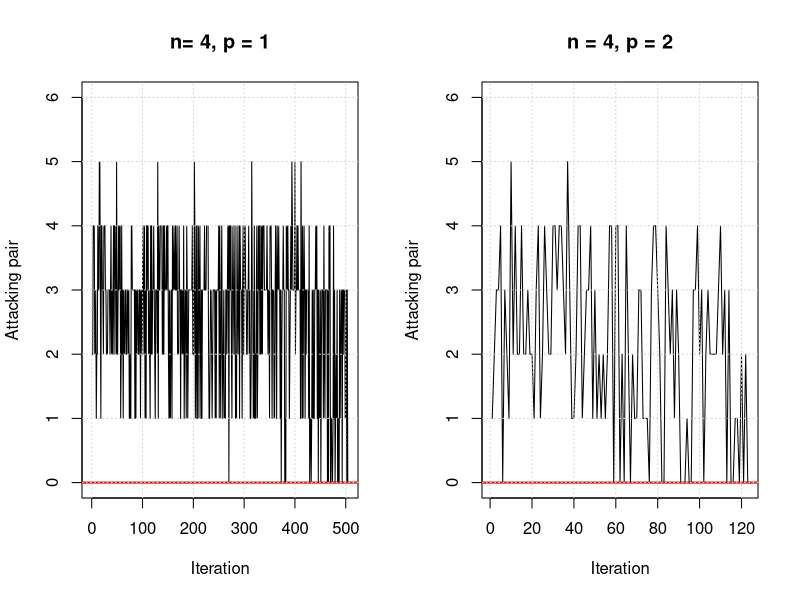
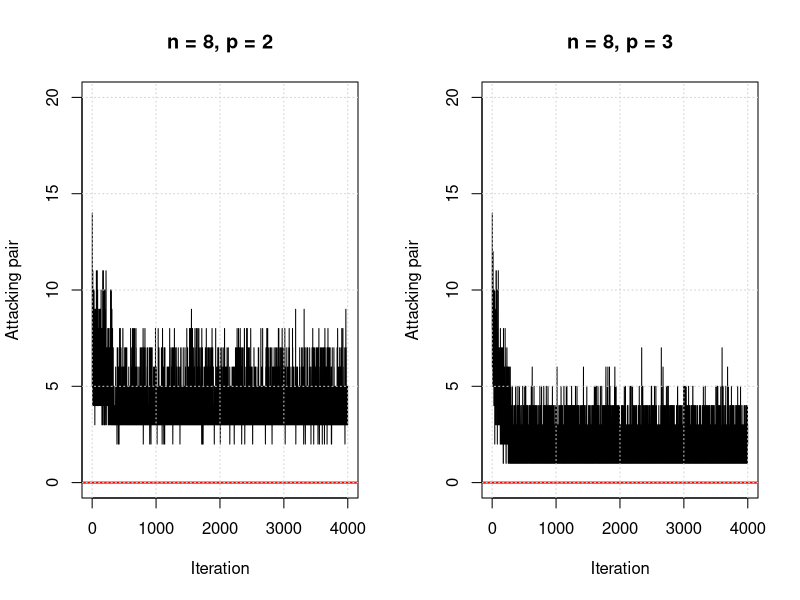
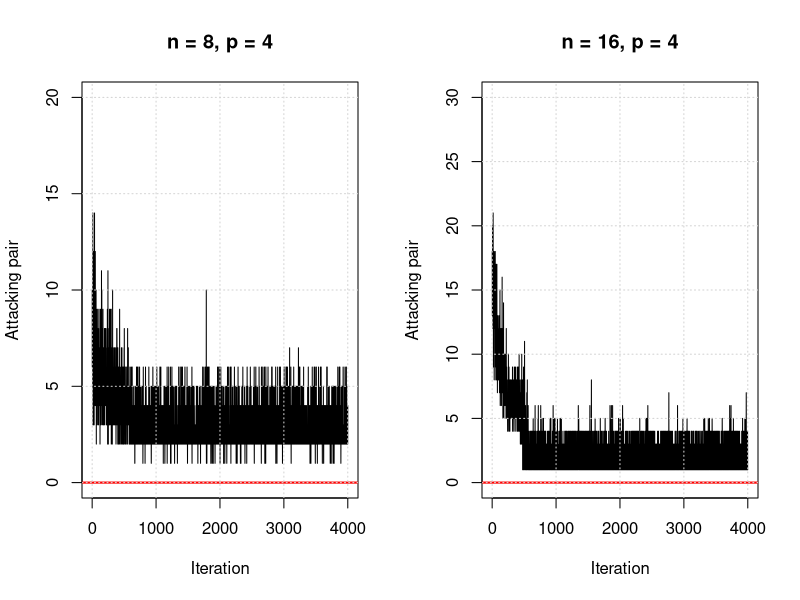
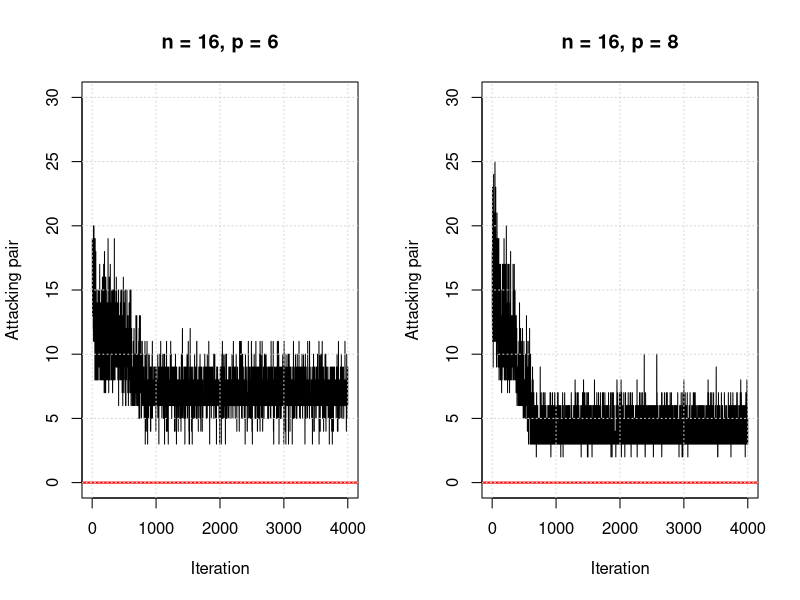
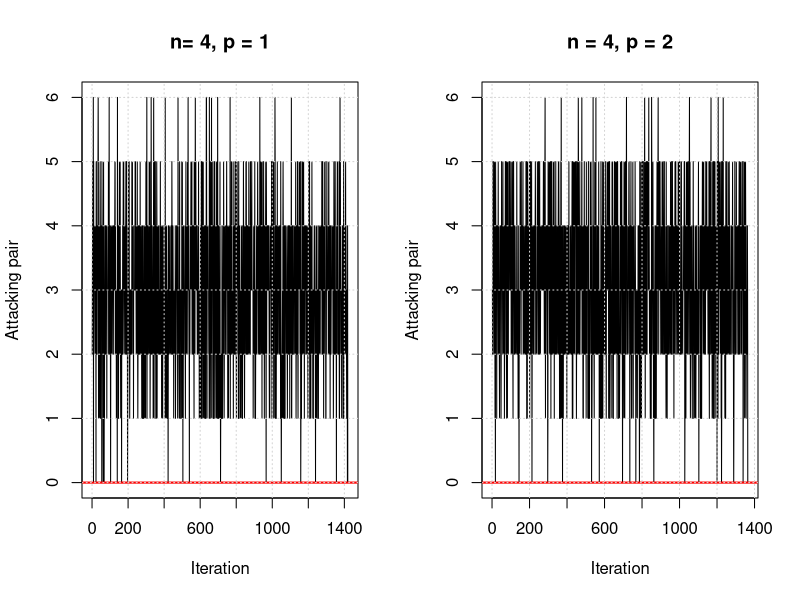
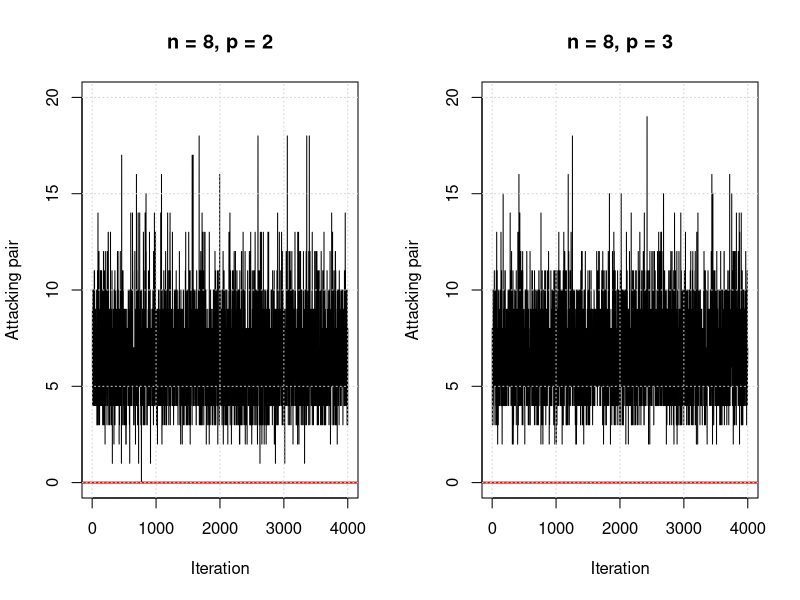
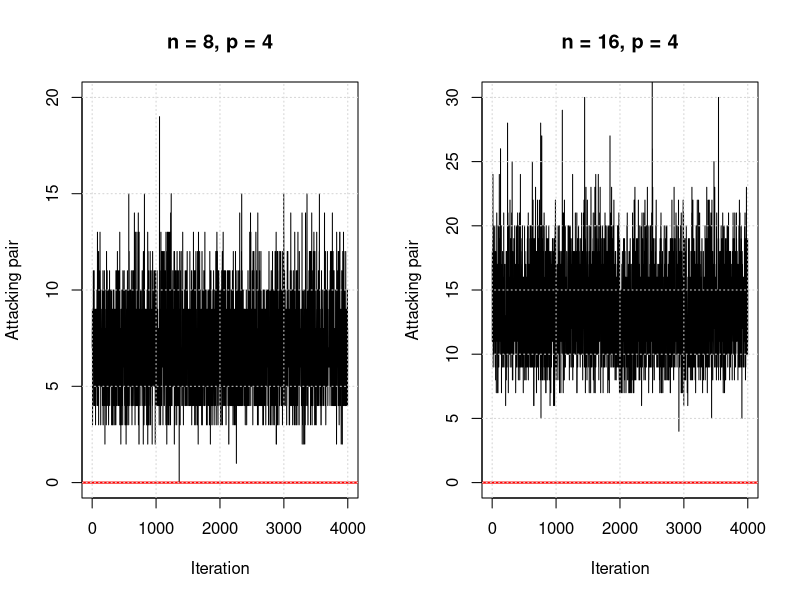
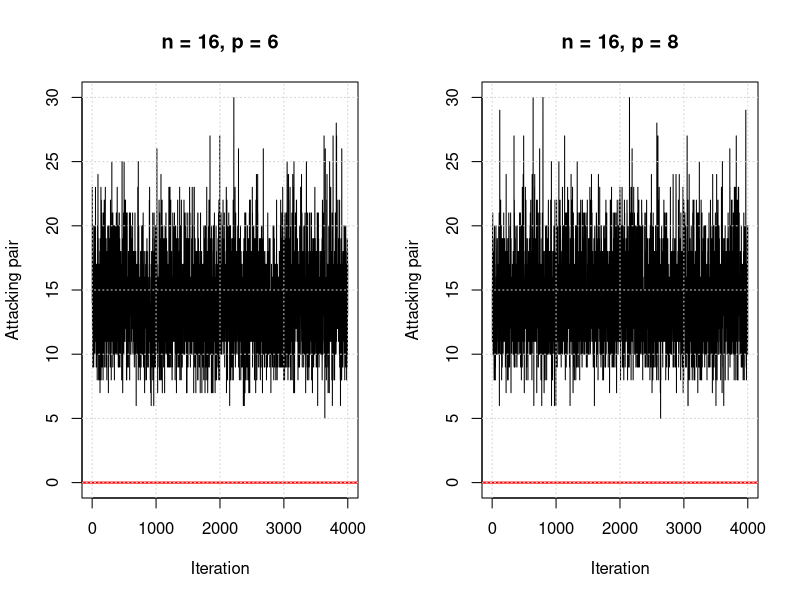

R code for these plots, in order: (Note: a time limit stopped this script after it produced the figures.)
## ---- chunk 1
knitr::opts_chunk$set(echo = TRUE)
## ---- chunk 2
# --------------------------- QUESTION 1 ---------------------------------------
# encoding a -------------------------------------------------------------------
# store as pairs in a list
set.seed(12345)
encoding_a <- function(n){
  index_list <- list()
  r <- sample(1:n, n, replace = TRUE)
  c <- c(1:n)
  for (i in 1:n){
    vect <- c(r[i],c[i])
    index_list <- append(index_list, list(vect))
  }
  return(index_list)
}

# layout of the chessboard
generate_board_a <- function(encoded_list_a){
  n <- length(encoded_list_a)
  first_elements <- lapply(encoded_list_a, function(x) x[1])
  second_elements <- lapply(encoded_list_a, function(x) x[2])
  matrix_a <- matrix(0, nrow = n, ncol = n)
  for (i in 1:n){
    matrix_a[first_elements[[i]], second_elements[[i]]] <- 1
  }
  return(matrix_a)
}
## ---- chunk 3
set.seed(12345)
crossover_a <- function(parent1, parent2, p){
  n <- length(parent1)
  child1 <- c(parent1[1:p], parent2[(p+1):n])
  child2 <- c(parent2[1:p], parent1[(p+1):n])
  if (runif(1) <= 0.5){
    return(child1)
  } else{
    return(child2)
  }
} 
## ---- chunk 4
set.seed(12345)
mutate_a <- function(encoding){
  n <- length(encoding)
  select_idx <- sample(1:n, size = 1)
  available_positions <- setdiff(1:n, encoding[[select_idx]][1])
  encoding[[select_idx]][1] <- sample(available_positions, size = 1)
  return(encoding)
}
## ---- chunk 5
# Fitness functions
diagonal_check <- function(queen1, queen2) {
  abs(queen1[1] - queen2[1]) == abs(queen1[2] - queen2[2])
}

row_check <- function(queen1, queen2) {
  queen1[1] == queen2[1]
}
# --------------fitness function 1 ----------------------------------------------
binary_fitness_a <- function(encoding){
  n <- length(encoding) 
  score <- 1
  for (i in 1:(n-1)){ 
    for (j in (i+1):n){
      if (diagonal_check(encoding[[i]], encoding[[j]])){
        score <- 0
        break
      }
      if(row_check(encoding[[i]], encoding[[j]])){
        score <- 0
        break
      }
    }
  }
  return(list(score = score))
}
# --------------fitness function 2 ----------------------------------------------
attacked_queen_a <- function(encoding){
  attacked <- 0
  n <- length(encoding)
  attacking_pair <- 0
  for (i in 1:(n-1)){ 
    for (j in (i+1):n){
      if ( diagonal_check(encoding[[i]], encoding[[j]]) || 
           row_check(encoding[[i]], encoding[[j]]) ){
        attacked <- attacked + 1
        break
      }  
    }
  }
  score <- 1-(attacked/n)
  return(list(attacked_queen = attacked, score = score))
}
# --------------fitness function 3 ----------------------------------------------
attacking_pair_fitness_a <- function(encoding){
  n <- length(encoding)
  attacking_pair <- 0
  for (i in 1:(n-1)){ 
    for (j in (i+1):n){
      if (diagonal_check(encoding[[i]], encoding[[j]])){
        attacking_pair <- attacking_pair + 1
      }
      if(row_check(encoding[[i]], encoding[[j]])){
        attacking_pair <- attacking_pair + 1
      }
    }
  }
  score <- 1-(attacking_pair / ((n*(n-1))/2))
  result_list <- list(attacking_pair = attacking_pair, score = score)
  return(result_list)
}
## ---- chunk 6
set.seed(12345)
genetic_algorithm_a <- function(fitness_assignment, n, mut_prob, p,
                                population_size = 20, max_iter = 4000){
  if (fitness_assignment == 1){
    population <- list()
    fitness_score_vector <- numeric()
    for (i in 1:population_size){
      encoding <- encoding_a(n)
      population <- append(population, list(encoding))
      fitness_score_vector[i] <- binary_fitness_a(encoding)$score 
    }
    init_score <- sum(fitness_score_vector)/length(population)
    
    attacking_pair_vector <- numeric()
    for (iter in 1:max_iter){
      parents <- sample(1:population_size, size = 2, replace = FALSE)
      p1 <- population[[parents[1]]]
      p2 <- population[[parents[2]]]
      child <- crossover_a(p1, p2, p = p)
      victim_idx <- order(fitness_score_vector)[1]
      if (runif(1) <= mut_prob){
        child <- mutate_a(child)
      }
      population[[victim_idx]] <- child 
      fitness_score_vector[victim_idx] <- binary_fitness_a(child)$score
      attacking_pair_vector[iter] <- attacking_pair_fitness_a(child)$attacking_pair
      if (sum(fitness_score_vector) == length(population)){
        break
      }
    }
    new_score <- sum(fitness_score_vector)/length(population)
    result <- list(init_score = init_score, 
                  new_score = new_score,
                  fitness_score_vector = fitness_score_vector,
                  attacking_pair_vector = attacking_pair_vector,
                  new_population = population)
    return(result)
  }
  # ---------------------------------------------------------------------------
  if (fitness_assignment == 2){
    population <- list()
    fitness_score_vector <- numeric()
    for (i in 1:population_size){
      encoding <- encoding_a(n)
      population <- append(population, list(encoding))
      fitness_score_vector[i] <- attacked_queen_a(encoding)$score 
    }
    init_score <- sum(fitness_score_vector)/length(population)
    
    attacking_pair_vector <- numeric()
    for (iter in 1:max_iter){
      parents <- sample(1:population_size, size = 2, replace = FALSE)
      p1 <- population[[parents[1]]]
      p2 <- population[[parents[2]]]
      child <- crossover_a(p1, p2, p = p)
      victim_idx <- order(fitness_score_vector)[1]
      if (runif(1) <= mut_prob){
        child <- mutate_a(child)
      }
      population[[victim_idx]] <- child 
      fitness_score_vector[victim_idx] <- attacked_queen_a(child)$score 
      attacking_pair_vector[iter] <- attacking_pair_fitness_a(child)$attacking_pair
      if (sum(fitness_score_vector) == length(population)){
        break
      }
    }
    new_score <- sum(fitness_score_vector)/length(population)
    result <- list(init_score = init_score, 
                  new_score = new_score,
                  fitness_score_vector = fitness_score_vector,
                  attacking_pair_vector = attacking_pair_vector,
                  new_population = population)
    return(result)
  }
  # ----------------------------------------------------------------------
  if (fitness_assignment == 3){
    population <- list()
    fitness_score_vector <- numeric()
    for (i in 1:population_size){
      encoding <- encoding_a(n)
      population <- append(population, list(encoding))
      fitness_score_vector[i] <- attacking_pair_fitness_a(encoding)$score 
    }
    init_score <- sum(fitness_score_vector)/length(population)
    
    attacking_pair_vector <- numeric()
    for (iter in 1:max_iter){
      parents <- sample(1:population_size, size = 2, replace = FALSE)
      p1 <- population[[parents[1]]]
      p2 <- population[[parents[2]]]
      child <- crossover_a(p1, p2, p = p)
      victim_idx <- order(fitness_score_vector)[1]
      if (runif(1) <= mut_prob){
        child <- mutate_a(child)
      }
      population[[victim_idx]] <- child 
      fitness_score_vector[victim_idx] <- attacking_pair_fitness_a(child)$score 
      attacking_pair_vector[iter] <- attacking_pair_fitness_a(child)$attacking_pair
      if (sum(fitness_score_vector) == length(population)){
        break
      }
    }
    new_score <- sum(fitness_score_vector)/length(population)
    result <- list(init_score = init_score, 
                  new_score = new_score,
                  fitness_score_vector = fitness_score_vector,
                  attacking_pair_vector = attacking_pair_vector,
                  new_population = population)
    return(result)
  }
}
## ---- chunk 7
# encoding b -------------------------------------------------------------------
# binary representation
number2binary <- function(number, noBits) {
  binary_vector <- rev(as.numeric(intToBits(number)))
  binary_vector <- binary_vector[-(1:(length(binary_vector) - noBits))]
  return(binary_vector)
}

binary2number <- function(binary_vector) {
  binary_string <- paste(binary_vector, collapse = "")
  decimal_number <- as.integer(strtoi(binary_string, base = 2))
  return(decimal_number)
}

set.seed(12345)
encoding_b <- function(n){
  individual <- matrix(0, nrow = ceiling(log2(n)), ncol = n) 
  queen_pos <- sample(1:n, replace = FALSE)
  for (col in 1:n){
    binary_pos <- number2binary(queen_pos[col], log2(n))
    individual[,col] <- binary_pos
  }
  return(individual)
}

# layout of the chessboard
generate_board_b <- function(encoded_matrix_b){
  n <- ncol(encoded_matrix_b)
  matrix_b <- matrix(0, nrow = n, ncol = n)
  for (i in 1:n){
    ifelse(binary2number(encoded_matrix_b[,i]) == 0, 
         row_idx <- n, 
         row_idx <- binary2number(encoded_matrix_b[,i]))
    matrix_b[row_idx, i] <- 1
  }
  return(matrix_b)
}
## ---- chunk 8
set.seed(12345)
crossover_b <- function(parent1, parent2, p){
  n <- ncol(parent1)
  parent1 <- encoding_b(n)
  parent2 <- encoding_b(n)
  
  child1 <- cbind(parent1[, 1:p], parent2[, (p+1):n])
  child2 <- cbind(parent2[, 1:p], parent1[, (p+1):n])
  
  if (runif(1) <= 0.5){
    return(child1)
  } else{
    return(child2)
  }
}
## ---- chunk 9
set.seed(12345)
mutate_b <- function(encoding){
  n <- ncol(encoding)
  select_col <- sample(1:n, size = 1)
  available_row_pos <- setdiff(1:n, binary2number(encoding[,select_col]))
  new_row_pos <- sample(available_row_pos, size = 1)
  encoding[, select_col] <- number2binary(new_row_pos, log2(n))
  return(encoding)
}
## ---- chunk 10
diagonal_check <- function(queen1, queen2) {
  abs(queen1[1] - queen2[1]) == abs(queen1[2] - queen2[2])
}

row_check <- function(queen1, queen2) {
  queen1[1] == queen2[1]
}
# --------------fitness function 1 ----------------------------------------------
binary_fitness_b <- function(encoding){
  n <- ncol(encoding) 
  score <- 1
  for (i in 1:(n-1)){ 
    for (j in (i+1):n){
      if (diagonal_check(c(binary2number(encoding[,i]), i),
                         c(binary2number(encoding[,j]), j))){
        score <- 0
        break
      }
      if(row_check(c(binary2number(encoding[,i]), i),
                   c(binary2number(encoding[,j]), j))){
        score <- 0
        break
      }
    }
  }
  return(list(score = score))
}
# --------------fitness function 2 ----------------------------------------------
attacked_queen_b <- function(encoding){
  attacked <- 0
  n <- ncol(encoding)
  attacking_pair <- 0
  for (i in 1:(n-1)){ 
    for (j in (i+1):n){
      if ( diagonal_check(c(binary2number(encoding[,i]), i),
                          c(binary2number(encoding[,j]), j)) || row_check(c(binary2number(encoding[,i]), i),c(binary2number(encoding[,j]), j)) ){
        attacked <- attacked + 1
        break
      }  
    }
  }
  score <- 1-(attacked/n)
  return(list(attacked_queen = attacked, score = score))
}
# --------------fitness function 3 ----------------------------------------------
attacking_pair_fitness_b <- function(encoding){
  n <- ncol(encoding)
  attacking_pair <- 0
  for (i in 1:(n-1)){ 
    for (j in (i+1):n){
      if (diagonal_check(c(binary2number(encoding[,i]), i),
                         c(binary2number(encoding[,j]), j))){
        attacking_pair <- attacking_pair + 1
      }
      if(row_check(c(binary2number(encoding[,i]), i),
                   c(binary2number(encoding[,j]), j))){
        attacking_pair <- attacking_pair + 1
      }
    }
  }
  score <- 1-(attacking_pair / ((n*(n-1))/2))
  result_list <- list(attacking_pair = attacking_pair, score = score)
  return(result_list)
}
## ---- chunk 11
set.seed(12345)
genetic_algorithm_b <- function(fitness_assignment, n, mut_prob, p,
                                population_size = 20, max_iter = 4000){
  if (fitness_assignment == 1){
    population <- list()
    fitness_score_vector <- numeric()
    for (i in 1:population_size){
      encoding <- encoding_b(n)
      population <- append(population, list(encoding))
      fitness_score_vector[i] <- binary_fitness_b(encoding)$score #score calc
    }
    init_score <- sum(fitness_score_vector)/length(population)
    
    attacking_pair_vector <- numeric()
    for (iter in 1:max_iter){
      parents <- sample(1:population_size, size = 2, replace = FALSE)
      p1 <- population[[parents[1]]]
      p2 <- population[[parents[2]]]
      child <- crossover_b(p1, p2, p = p)
      victim_idx <- order(fitness_score_vector)[1]
      if (runif(1) <= mut_prob){
        child <- mutate_b(child)
      }
      population[[victim_idx]] <- child 
      fitness_score_vector[victim_idx] <- binary_fitness_b(child)$score # score calc
      attacking_pair_vector[iter] <- attacking_pair_fitness_b(child)$attacking_pair
      if (sum(fitness_score_vector) == length(population)){
        break
      }
    }
    new_score <- sum(fitness_score_vector)/length(population)
    result <- list(init_score = init_score, 
                  new_score = new_score,
                  fitness_score_vector = fitness_score_vector,
                  attacking_pair_vector = attacking_pair_vector,
                  new_population = population)
    return(result)
  }
  # ---------------------------------------------------------------------------
  if (fitness_assignment == 2){
    population <- list()
    fitness_score_vector <- numeric()
    for (i in 1:population_size){
      encoding <- encoding_b(n)
      population <- append(population, list(encoding))
      fitness_score_vector[i] <- attacked_queen_b(encoding)$score #score calc
    }
    init_score <- sum(fitness_score_vector)/length(population)
    
    attacking_pair_vector <- numeric()
    for (iter in 1:max_iter){
      parents <- sample(1:population_size, size = 2, replace = FALSE)
      p1 <- population[[parents[1]]]
      p2 <- population[[parents[2]]]
      child <- crossover_b(p1, p2, p = p)
      victim_idx <- order(fitness_score_vector)[1]
      if (runif(1) <= mut_prob){
        child <- mutate_b(child)
      }
      population[[victim_idx]] <- child 
      fitness_score_vector[victim_idx] <- attacked_queen_b(child)$score # score calc
      attacking_pair_vector[iter] <- attacking_pair_fitness_b(child)$attacking_pair
      if (sum(fitness_score_vector) == length(population)){
        break
      }
    }
    new_score <- sum(fitness_score_vector)/length(population)
    result <- list(init_score = init_score, 
                  new_score = new_score,
                  fitness_score_vector = fitness_score_vector,
                  attacking_pair_vector = attacking_pair_vector,
                  new_population = population)
    return(result)
  }
  # ----------------------------------------------------------------------
  if (fitness_assignment == 3){
    population <- list()
    fitness_score_vector <- numeric()
    for (i in 1:population_size){
      encoding <- encoding_b(n)
      population <- append(population, list(encoding))
      fitness_score_vector[i] <- attacking_pair_fitness_b(encoding)$score #score calc
    }
    init_score <- sum(fitness_score_vector)/length(population)
    
    attacking_pair_vector <- numeric()
    for (iter in 1:max_iter){
      parents <- sample(1:population_size, size = 2, replace = FALSE)
      p1 <- population[[parents[1]]]
      p2 <- population[[parents[2]]]
      child <- crossover_b(p1, p2, p = p)
      victim_idx <- order(fitness_score_vector)[1]
      if (runif(1) <= mut_prob){
        child <- mutate_b(child)
      }
      population[[victim_idx]] <- child 
      fitness_score_vector[victim_idx] <- attacking_pair_fitness_b(child)$score # score calc
      attacking_pair_vector[iter] <- attacking_pair_fitness_b(child)$attacking_pair
      if (sum(fitness_score_vector) == length(population)){
        break
      }
    }
    new_score <- sum(fitness_score_vector)/length(population)
    result <- list(init_score = init_score, 
                  new_score = new_score,
                  fitness_score_vector = fitness_score_vector,
                  attacking_pair_vector = attacking_pair_vector,
                  new_population = population)
    return(result)
  }
}
## ---- chunk 12
# encoding c -------------------------------------------------------------------
set.seed(12345)
encoding_c <- function(n){
  individual <- matrix(0, nrow = 1, ncol = n) 
  individual[1,] <- sample(1:n, replace = FALSE)
  return(individual)
}

generate_board_c <- function(encoded_matrix_c){
  n <- ncol(encoded_matrix_c)
  matrix_c <- matrix(0, nrow = n, ncol = n)
  for (i in 1:n){
    row_idx <- encoded_matrix_c[,i]
    matrix_c[row_idx ,i] <- 1
  }
  return(matrix_c)
}
## ---- chunk 13
set.seed(12345)
crossover_c <- function(parent1, parent2, p){
  n <- ncol(parent1)
  child1 <- matrix(0, nrow = 1, ncol = n)
  child2 <- matrix(0, nrow = 1, ncol = n)
  
  child1[1, ] <- c(parent1[, 1:p], parent2[, (p+1):n])
  child2[1, ] <- c(parent2[, 1:p], parent1[, (p+1):n])
  
  if (runif(1) <= 0.5){
    return(child1)
  } else{
    return(child2)
  }
}
## ---- chunk 14
mutate_c <- function(encoding){
  n <- ncol(encoding)
  select_col <- sample(1:n, size = 1)
  available_position <- setdiff(1:n, encoding[1,select_col])
  encoding[1, select_col] <- sample(available_position, size = 1)
  return(encoding)
}
## ---- chunk 15
diagonal_check <- function(queen1, queen2) {
  abs(queen1[1] - queen2[1]) == abs(queen1[2] - queen2[2])
}

row_check <- function(queen1, queen2) {
  queen1[1] == queen2[1]
}
# --------------fitness function 1 ----------------------------------------------
binary_fitness_c <- function(encoding){
  n <- ncol(encoding) 
  score <- 1
  for (i in 1:(n-1)){ 
    for (j in (i+1):n){
      if (diagonal_check(c(encoding[,i], i), c(encoding[,j], j))){
        score <- 0
        break
      }
      if(row_check(c(encoding[,i], i),c(encoding[,j], j))){
        score <- 0
        break
      }
    }
  }
  return(list(score = score))
}
# --------------fitness function 2 ----------------------------------------------
attacked_queen_c <- function(encoding){
  attacked <- 0
  n <- ncol(encoding)
  attacking_pair <- 0
  for (i in 1:(n-1)){ 
    for (j in (i+1):n){
      if ( diagonal_check(c(encoding[,i], i), c(encoding[,j], j))
           || 
           row_check(c(encoding[,i], i),c(encoding[,j], j)) ){
        attacked <- attacked + 1
        break
      }  
    }
  }
  score <- 1-(attacked/n)
  return(list(attacked_queen = attacked, score = score))
}
# --------------fitness function 3 ----------------------------------------------
attacking_pair_fitness_c <- function(encoding){
  n <- ncol(encoding)
  attacking_pair <- 0
  for (i in 1:(n-1)){ 
    for (j in (i+1):n){
      if (diagonal_check(c(encoding[,i], i), c(encoding[,j], j))){
        attacking_pair <- attacking_pair + 1
      }
      if(row_check(c(encoding[,i], i),c(encoding[,j], j))){
        attacking_pair <- attacking_pair + 1
      }
    }
  }
  score <- 1-(attacking_pair / ((n*(n-1))/2))
  result_list <- list(attacking_pair = attacking_pair, score = score)
  return(result_list)
}
## ---- chunk 16
set.seed(12345)
genetic_algorithm_c <- function(fitness_assignment, n, mut_prob, p,
                                population_size = 20, max_iter = 4000){
  if (fitness_assignment == 1){
    population <- list()
    fitness_score_vector <- numeric()
    for (i in 1:population_size){
      encoding <- encoding_c(n)
      population <- append(population, list(encoding))
      fitness_score_vector[i] <- binary_fitness_c(encoding)$score #score calc
    }
    init_score <- sum(fitness_score_vector)/length(population)
    
    attacking_pair_vector <- numeric()
    for (iter in 1:max_iter){
      parents <- sample(1:population_size, size = 2, replace = FALSE)
      p1 <- population[[parents[1]]]
      p2 <- population[[parents[2]]]
      child <- crossover_c(p1, p2, p)
      victim_idx <- order(fitness_score_vector)[1]
      if (runif(1) <= mut_prob){
        child <- mutate_c(child)
      }
      population[[victim_idx]] <- child 
      fitness_score_vector[victim_idx] <- binary_fitness_c(child)$score # score calc
      attacking_pair_vector[iter] <- attacking_pair_fitness_c(child)$attacking_pair
      if (sum(fitness_score_vector) == length(population)){
        break
      }
    }
    new_score <- sum(fitness_score_vector)/length(population)
    result <- list(init_score = init_score, 
                  new_score = new_score,
                  fitness_score_vector = fitness_score_vector,
                  attacking_pair_vector = attacking_pair_vector,
                  new_population = population)
    return(result)
  }
  # ---------------------------------------------------------------------------
  if (fitness_assignment == 2){
    population <- list()
    fitness_score_vector <- numeric()
    for (i in 1:population_size){
      encoding <- encoding_c(n)
      population <- append(population, list(encoding))
      fitness_score_vector[i] <- attacked_queen_c(encoding)$score #score calc
    }
    init_score <- sum(fitness_score_vector)/length(population)
    
    attacking_pair_vector <- numeric()
    for (iter in 1:max_iter){
      parents <- sample(1:population_size, size = 2, replace = FALSE)
      p1 <- population[[parents[1]]]
      p2 <- population[[parents[2]]]
      child <- crossover_c(p1, p2, p)
      victim_idx <- order(fitness_score_vector)[1]
      if (runif(1) <= mut_prob){
        child <- mutate_c(child)
      }
      population[[victim_idx]] <- child 
      fitness_score_vector[victim_idx] <- attacked_queen_c(child)$score # score calc
      attacking_pair_vector[iter] <- attacking_pair_fitness_c(child)$attacking_pair
      if (sum(fitness_score_vector) == length(population)){
        break
      }
    }
    new_score <- sum(fitness_score_vector)/length(population)
    result <- list(init_score = init_score, 
                  new_score = new_score,
                  fitness_score_vector = fitness_score_vector,
                  attacking_pair_vector = attacking_pair_vector,
                  new_population = population)
    return(result)
  }
  # ----------------------------------------------------------------------
  if (fitness_assignment == 3){
    population <- list()
    fitness_score_vector <- numeric()
    for (i in 1:population_size){
      encoding <- encoding_c(n)
      population <- append(population, list(encoding))
      fitness_score_vector[i] <- attacking_pair_fitness_c(encoding)$score #score calc
    }
    init_score <- mean(fitness_score_vector)
    
    attacking_pair_vector <- numeric()
    for (iter in 1:max_iter){
      parents <- sample(1:population_size, size = 2, replace = FALSE)
      p1 <- population[[parents[1]]]
      p2 <- population[[parents[2]]]
      child <- crossover_c(p1, p2, p)
      victim_idx <- order(fitness_score_vector)[1]
      if (runif(1) <= mut_prob){
        child <- mutate_c(child)
      }
      population[[victim_idx]] <- child 
      fitness_score_vector[victim_idx] <- attacking_pair_fitness_c(child)$score # score calc
      attacking_pair_vector[iter] <- attacking_pair_fitness_c(child)$attacking_pair
      if (sum(fitness_score_vector) == length(population)){
        break
      }
    }
    new_score <- mean(fitness_score_vector)
    result <- list(init_score = init_score, 
                  new_score = new_score,
                  fitness_score_vector = fitness_score_vector,
                  attacking_pair_vector = attacking_pair_vector,
                  new_population = population)
    return(result)
  }
}
## ---- chunk 17
set.seed(12345)
par(mfrow = c(1, 2))
p1 <- genetic_algorithm_a(fitness_assignment = 2, n = 4, mut_prob = 0.5, 
                          population_size = 20, max_iter = 4000, p = 1)
p2 <- genetic_algorithm_a(fitness_assignment = 2, n = 4, mut_prob = 0.5, 
                          population_size = 20, max_iter = 4000, p = 2)

plot(p1$attacking_pair_vector, type = "l", ylab="Attacking pair", xlab = "Iteration", 
     main = "n= 4, p = 1", ylim = c(0,6))
abline(h = 0, col = "red", lwd = 2)
grid()
plot(p2$attacking_pair_vector, type = "l", ylab="Attacking pair", xlab = "Iteration", 
     main = "n = 4, p = 2", ylim = c(0,6))
abline(h = 0, col = "red", lwd = 2)
grid()
## ---- chunk 18
set.seed(12345)
p2 <- genetic_algorithm_a(fitness_assignment = 2, n = 8, mut_prob = 0.5, 
                          population_size = 20, max_iter = 4000, p = 2)
p3 <- genetic_algorithm_a(fitness_assignment = 2, n = 8, mut_prob = 0.5, 
                          population_size = 20, max_iter = 4000, p = 3)
p4 <- genetic_algorithm_a(fitness_assignment = 2, n = 8, mut_prob = 0.5, 
                          population_size = 20, max_iter = 4000, p = 4)

plot(p2$attacking_pair_vector, type = "l", ylab="Attacking pair", xlab = "Iteration", 
     main = "n = 8, p = 2", ylim = c(0,20))
abline(h = 0, col = "red", lwd = 2)
grid()
plot(p3$attacking_pair_vector, type = "l", ylab="Attacking pair", xlab = "Iteration", 
     main = "n = 8, p = 3", ylim = c(0,20))
abline(h = 0, col = "red", lwd = 2)
grid()
plot(p4$attacking_pair_vector, type = "l", ylab="Attacking pair", xlab = "Iteration", 
     main = "n = 8, p = 4", ylim = c(0,20))
abline(h = 0, col = "red", lwd = 2)
grid()
## ---- chunk 19
set.seed(12345)
p4 <- genetic_algorithm_a(fitness_assignment = 2, n = 16, mut_prob = 0.5, 
                          population_size = 20, max_iter = 4000, p = 4)
p6 <- genetic_algorithm_a(fitness_assignment = 2, n = 16, mut_prob = 0.5, 
                          population_size = 20, max_iter = 4000, p = 6)
p8 <- genetic_algorithm_a(fitness_assignment = 2, n = 16, mut_prob = 0.5, 
                          population_size = 20, max_iter = 4000, p = 8)

plot(p4$attacking_pair_vector, type = "l", ylab="Attacking pair", xlab = "Iteration", 
     main = "n = 16, p = 4", ylim = c(0,30))
abline(h = 0, col = "red", lwd = 2)
grid()
plot(p6$attacking_pair_vector, type = "l", ylab="Attacking pair", xlab = "Iteration", 
     main = "n = 16, p = 6", ylim = c(0,30))
abline(h = 0, col = "red", lwd = 2)
grid()
plot(p8$attacking_pair_vector, type = "l", ylab="Attacking pair", xlab = "Iteration", 
     main = "n = 16, p = 8", ylim = c(0,30))
abline(h = 0, col = "red", lwd = 2)
grid()
## ---- chunk 20
set.seed(12345)
par(mfrow = c(1, 2))
p1 <- genetic_algorithm_b(fitness_assignment = 2, n = 4, mut_prob = 0.5, 
                          population_size = 20, max_iter = 4000, p = 1)
p2 <- genetic_algorithm_b(fitness_assignment = 2, n = 4, mut_prob = 0.5, 
                          population_size = 20, max_iter = 4000, p = 2)

plot(p1$attacking_pair_vector, type = "l", ylab="Attacking pair", xlab = "Iteration", 
     main = "n= 4, p = 1", ylim = c(0,6))
abline(h = 0, col = "red", lwd = 2)
grid()
plot(p2$attacking_pair_vector, type = "l", ylab="Attacking pair", xlab = "Iteration", 
     main = "n = 4, p = 2", ylim = c(0,6))
abline(h = 0, col = "red", lwd = 2)
grid()
## ---- chunk 21
set.seed(12345)
p2 <- genetic_algorithm_b(fitness_assignment = 2, n = 8, mut_prob = 0.5, 
                          population_size = 20, max_iter = 4000, p = 2)
p3 <- genetic_algorithm_b(fitness_assignment = 2, n = 8, mut_prob = 0.5, 
                          population_size = 20, max_iter = 4000, p = 3)
p4 <- genetic_algorithm_b(fitness_assignment = 2, n = 8, mut_prob = 0.5, 
                          population_size = 20, max_iter = 4000, p = 4)

plot(p2$attacking_pair_vector, type = "l", ylab="Attacking pair", xlab = "Iteration", 
     main = "n = 8, p = 2", ylim = c(0,20))
abline(h = 0, col = "red", lwd = 2)
grid()
plot(p3$attacking_pair_vector, type = "l", ylab="Attacking pair", xlab = "Iteration", 
     main = "n = 8, p = 3", ylim = c(0,20))
abline(h = 0, col = "red", lwd = 2)
grid()
plot(p4$attacking_pair_vector, type = "l", ylab="Attacking pair", xlab = "Iteration", 
     main = "n = 8, p = 4", ylim = c(0,20))
abline(h = 0, col = "red", lwd = 2)
grid()
## ---- chunk 22
set.seed(12345)
p4 <- genetic_algorithm_b(fitness_assignment = 2, n = 16, mut_prob = 0.5, 
                          population_size = 20, max_iter = 4000, p = 4)
p6 <- genetic_algorithm_b(fitness_assignment = 2, n = 16, mut_prob = 0.5, 
                          population_size = 20, max_iter = 4000, p = 6)
p8 <- genetic_algorithm_b(fitness_assignment = 2, n = 16, mut_prob = 0.5, 
                          population_size = 20, max_iter = 4000, p = 8)

plot(p4$attacking_pair_vector, type = "l", ylab="Attacking pair", xlab = "Iteration", 
     main = "n = 16, p = 4", ylim = c(0,30))
abline(h = 0, col = "red", lwd = 2)
grid()
plot(p6$attacking_pair_vector, type = "l", ylab="Attacking pair", xlab = "Iteration", 
     main = "n = 16, p = 6", ylim = c(0,30))
abline(h = 0, col = "red", lwd = 2)
grid()
plot(p8$attacking_pair_vector, type = "l", ylab="Attacking pair", xlab = "Iteration", 
     main = "n = 16, p = 8", ylim = c(0,30))
abline(h = 0, col = "red", lwd = 2)
grid()
## ---- chunk 23
set.seed(12345)
par(mfrow = c(1, 2))
p1 <- genetic_algorithm_c(fitness_assignment = 2, n = 4, mut_prob = 0.5, 
                          population_size = 20, max_iter = 4000, p = 1)
p2 <- genetic_algorithm_c(fitness_assignment = 2, n = 4, mut_prob = 0.5, 
                          population_size = 20, max_iter = 4000, p = 2)

plot(p1$attacking_pair_vector, type = "l", ylab="Attacking pair", xlab = "Iteration", 
     main = "n= 4, p = 1", ylim = c(0,6))
abline(h = 0, col = "red", lwd = 2)
grid()
plot(p2$attacking_pair_vector, type = "l", ylab="Attacking pair", xlab = "Iteration", 
     main = "n = 4, p = 2", ylim = c(0,6))
abline(h = 0, col = "red", lwd = 2)
grid()
## ---- chunk 24
set.seed(12345)
p2 <- genetic_algorithm_c(fitness_assignment = 2, n = 8, mut_prob = 0.5, 
                          population_size = 20, max_iter = 4000, p = 2)
p3 <- genetic_algorithm_c(fitness_assignment = 2, n = 8, mut_prob = 0.5, 
                          population_size = 20, max_iter = 4000, p = 3)
p4 <- genetic_algorithm_c(fitness_assignment = 2, n = 8, mut_prob = 0.5, 
                          population_size = 20, max_iter = 4000, p = 4)

plot(p2$attacking_pair_vector, type = "l", ylab="Attacking pair", xlab = "Iteration", 
     main = "n = 8, p = 2", ylim = c(0,20))
abline(h = 0, col = "red", lwd = 2)
grid()
plot(p3$attacking_pair_vector, type = "l", ylab="Attacking pair", xlab = "Iteration", 
     main = "n = 8, p = 3", ylim = c(0,20))
abline(h = 0, col = "red", lwd = 2)
grid()
plot(p4$attacking_pair_vector, type = "l", ylab="Attacking pair", xlab = "Iteration", 
     main = "n = 8, p = 4", ylim = c(0,20))
abline(h = 0, col = "red", lwd = 2)
grid()
## ---- chunk 25
set.seed(12345)
p4 <- genetic_algorithm_c(fitness_assignment = 2, n = 16, mut_prob = 0.5, 
                          population_size = 20, max_iter = 4000, p = 4)
p6 <- genetic_algorithm_c(fitness_assignment = 2, n = 16, mut_prob = 0.5, 
                          population_size = 20, max_iter = 4000, p = 6)
p8 <- genetic_algorithm_c(fitness_assignment = 2, n = 16, mut_prob = 0.5, 
                          population_size = 20, max_iter = 4000, p = 8)

plot(p4$attacking_pair_vector, type = "l", ylab="Attacking pair", xlab = "Iteration", 
     main = "n = 16, p = 4", ylim = c(0,30))
abline(h = 0, col = "red", lwd = 2)
grid()
plot(p6$attacking_pair_vector, type = "l", ylab="Attacking pair", xlab = "Iteration", 
     main = "n = 16, p = 6", ylim = c(0,30))
abline(h = 0, col = "red", lwd = 2)
grid()
plot(p8$attacking_pair_vector, type = "l", ylab="Attacking pair", xlab = "Iteration", 
     main = "n = 16, p = 8", ylim = c(0,30))
abline(h = 0, col = "red", lwd = 2)
grid()
## ---- chunk 26
genetic_algorithm <- function(n, mut_prob, encoding_type, fitness_type){
  if (encoding_type == "a"){
    if (fitness_type == 1){
      if (n == 4){
        return(genetic_algorithm_a(fitness_assignment = 1, n, mut_prob, p = 2))
      }
      if (n == 8){
        return(genetic_algorithm_a(fitness_assignment = 1, n, mut_prob, p = 4))
      }
      if (n == 16){
        return(genetic_algorithm_a(fitness_assignment = 1, n, mut_prob, p = 4))
      }
    } 
    if (fitness_type == 2){
      if (n == 4){
        return(genetic_algorithm_a(fitness_assignment = 2, n, mut_prob, p = 2))
      }
      if (n == 8){
        return(genetic_algorithm_a(fitness_assignment = 2, n, mut_prob, p = 4))
      }
      if (n == 16){
        return(genetic_algorithm_a(fitness_assignment = 2, n, mut_prob, p = 4))
      }
    } 
    if (fitness_type == 3){
      if (n == 4){
        return(genetic_algorithm_a(fitness_assignment = 3, n, mut_prob, p = 2))
      }
      if (n == 8){
        return(genetic_algorithm_a(fitness_assignment = 3, n, mut_prob, p = 4))
      }
      if (n == 16){
        return(genetic_algorithm_a(fitness_assignment = 3, n, mut_prob, p = 4))
      }
    } 
  }
  if (encoding_type == "b"){
    if (fitness_type == 1){
      if (n == 4){
        return(genetic_algorithm_b(fitness_assignment = 1, n, mut_prob, p = 1))
      }
      if (n == 8){
        return(genetic_algorithm_b(fitness_assignment = 1, n, mut_prob, p = 4))
      }
      if (n == 16){
        return(genetic_algorithm_b(fitness_assignment = 1, n, mut_prob, p = 8))
      }
    } 
    if (fitness_type == 2){
      if (n == 4){
        return(genetic_algorithm_b(fitness_assignment = 2, n, mut_prob, p = 1))
      }
      if (n == 8){
        return(genetic_algorithm_b(fitness_assignment = 2, n, mut_prob, p = 4))
      }
      if (n == 16){
        return(genetic_algorithm_b(fitness_assignment = 2, n, mut_prob, p = 8))
      }
    } 
    if (fitness_type == 3){
      if (n == 4){
        return(genetic_algorithm_b(fitness_assignment = 3, n, mut_prob, p = 1))
      }
      if (n == 8){
        return(genetic_algorithm_b(fitness_assignment = 3, n, mut_prob, p = 4))
      }
      if (n == 16){
        return(genetic_algorithm_b(fitness_assignment = 3, n, mut_prob, p = 8))
      }
    } 
  }
  if (encoding_type == "c"){
    if (fitness_type == 1){
      if (n == 4){
        return(genetic_algorithm_c(fitness_assignment = 1, n, mut_prob, p = 2))
      }
      if (n == 8){
        return(genetic_algorithm_c(fitness_assignment = 1, n, mut_prob, p = 4))
      }
      if (n == 16){
        return(genetic_algorithm_c(fitness_assignment = 1, n, mut_prob, p = 6))
      }
    } 
    if (fitness_type == 2){
      if (n == 4){
        return(genetic_algorithm_c(fitness_assignment = 2, n, mut_prob, p = 2))
      }
      if (n == 8){
        return(genetic_algorithm_c(fitness_assignment = 2, n, mut_prob, p = 4))
      }
      if (n == 16){
        return(genetic_algorithm_c(fitness_assignment = 2, n, mut_prob, p = 6))
      }
    } 
    if (fitness_type == 3){
      if (n == 4){
        return(genetic_algorithm_c(fitness_assignment = 3, n, mut_prob, p = 2))
      }
      if (n == 8){
        return(genetic_algorithm_c(fitness_assignment = 3, n, mut_prob, p = 4))
      }
      if (n == 16){
        return(genetic_algorithm_c(fitness_assignment = 3, n, mut_prob, p = 6))
      }
    } 
  }
}
## ---- chunk 27
set.seed(123)
start_time <- Sys.time()
n_vector <- c(4,8,16)
mut_prob_vector <- c(0.1, 0.5, 0.9)
fitness_assignment_vector <- c(1,2,3)
for(n in n_vector){
  cat("n is", n, "\n")
  for (mut_prob in mut_prob_vector){
    for(fitness_assignment in fitness_assignment_vector){
      result <- genetic_algorithm(n, mut_prob, encoding_type = "a", fitness_assignment)
      cat("Fitness function is", fitness_assignment, "-- mutation probaility is", 
          mut_prob, "-- score is", result$new_score, "\n")
    }
  }
}
end_time <- Sys.time()
elapsed_time <- end_time - start_time
cat("Run time:", elapsed_time, "\n")
## ---- chunk 28
set.seed(12345)

fitness1 <- genetic_algorithm(n = 8, mut_prob = 0.9, encoding_type = "a", fitness_type = 1)
fitness2 <- genetic_algorithm(n = 8, mut_prob = 0.9, encoding_type = "a", fitness_type = 2)
fitness3 <- genetic_algorithm(n = 8, mut_prob = 0.9, encoding_type = "a", fitness_type = 3)

plot(fitness1$attacking_pair_vector, type = "l", ylab="Attacking pair", xlab = "Iteration", 
     main = "Fitness 1", ylim = c(0,28))
abline(h = 0, col = "red", lwd = 2)
grid()
plot(fitness2$attacking_pair_vector, type = "l", ylab="Attacking pair", xlab = "Iteration",
     main = "Fitness 2", ylim = c(0,28))
abline(h = 0, col = "red", lwd = 2)
grid()
plot(fitness3$attacking_pair_vector, type = "l", ylab="Attacking pair", xlab = "Iteration",
     main = "Fitness 3", ylim = c(0,28))
abline(h = 0, col = "red", lwd = 2)
grid()
## ---- chunk 29
set.seed(1234)
y1 <- genetic_algorithm(n = 4, mut_prob = 0.9, encoding_type = "a", fitness_type = 3)
y2 <- genetic_algorithm(n = 8, mut_prob = 0.9, encoding_type = "a", fitness_type = 3)
y3 <- genetic_algorithm(n = 16, mut_prob = 0.9, encoding_type = "a", fitness_type = 3)

plot(y1$attacking_pair_vector, type = "l", ylab="Attacking pair", xlab = "Iteration", 
     main = "4 queens, mutation prob = 0.9, fitness type = 3", ylim = c(0,6))
abline(h = 0, col = "red", lwd = 2)
grid()
plot(y2$attacking_pair_vector, type = "l", ylab="Attacking pair", xlab = "Iteration",
     main = "8 queens, mutation prob = 0.9, fitness type = 3", ylim = c(0,20))
abline(h = 0, col = "red", lwd = 2)
grid()
plot(y3$attacking_pair_vector, type = "l", ylab="Attacking pair", xlab = "Iteration",
     main = "16 queens, mutation prob = 0.9, fitness type = 3", ylim = c(0,30))
abline(h = 0, col = "red", lwd = 2)
grid()
## ---- chunk 30
cat("Initial score:", y1$init_score, "\n")
cat("Legal configuration (n = 4):\n")
if (any(y1$fitness_score_vector == 1)){
  best_indices <- which(y1$fitness_score_vector == 1)
  generate_board_a(y1$new_population[[best_indices[1]]])
} else{
  cat("There's no legal configuration\n")
}

cat("Initial score:", y2$init_score, "\n")
cat("Legal configuration (n = 8):\n")
if (any(y2$fitness_score_vector == 1)){
  best_indices <- which(y2$fitness_score_vector == 1)
  generate_board_a(y2$new_population[[best_indices[1]]])
} else{
  cat("There's no legal configuration\n")
}

cat("Initial score:", y3$init_score, "\n")
cat("Legal configuration (n = 16):\n")
if (any(y3$fitness_score_vector == 1)){
  best_indices <- which(y3$fitness_score_vector == 1)
  generate_board_a(y3$new_population[[best_indices[1]]])
} else{
  cat("There's no legal configuration\n")
}
## ---- chunk 31
set.seed(123)
start_time <- Sys.time()
n_vector <- c(4,8,16)
mut_prob_vector <- c(0.1, 0.5, 0.9)
fitness_assignment_vector <- c(1,2,3)
for(n in n_vector){
  cat("n is", n, "\n")
  for (mut_prob in mut_prob_vector){
    for(fitness_assignment in fitness_assignment_vector){
      result <- genetic_algorithm(n, mut_prob, encoding_type = "b", fitness_assignment)
      cat("Fitness function is", fitness_assignment, "-- mutation probaility is", 
          mut_prob, "-- score is", result$new_score, "\n")
    }
  }
}
end_time <- Sys.time()
elapsed_time <- end_time - start_time
cat("Run time:", elapsed_time, "\n")
## ---- chunk 32
set.seed(12345)
fitness1 <- genetic_algorithm(n = 8, mut_prob = 0.5, encoding_type = "b", fitness_type = 1)
fitness2 <- genetic_algorithm(n = 8, mut_prob = 0.5, encoding_type = "b", fitness_type = 2)
fitness3 <- genetic_algorithm(n = 8, mut_prob = 0.5, encoding_type = "b", fitness_type = 3)

plot(fitness1$attacking_pair_vector, type = "l", ylab="Attacking pair", xlab = "Iteration", 
     main = "Fitness 1", ylim = c(0,28))
abline(h = 0, col = "red", lwd = 2)
grid()
plot(fitness2$attacking_pair_vector, type = "l", ylab="Attacking pair", xlab = "Iteration",
     main = "Fitness 2", ylim = c(0,28))
abline(h = 0, col = "red", lwd = 2)
grid()
plot(fitness3$attacking_pair_vector, type = "l", ylab="Attacking pair", xlab = "Iteration",
     main = "Fitness 3", ylim = c(0,28))
abline(h = 0, col = "red", lwd = 2)
grid()
## ---- chunk 33
set.seed(123)
y1 <- genetic_algorithm(n = 4, mut_prob = 0.9, encoding_type = "b", fitness_type = 2)
y2 <- genetic_algorithm(n = 8, mut_prob = 0.9, encoding_type = "b", fitness_type = 2)
y3 <- genetic_algorithm(n = 16, mut_prob = 0.9, encoding_type = "b", fitness_type = 2)

plot(y1$attacking_pair_vector, type = "l", ylab="Attacking pair", xlab = "Iteration", 
     main = "4 queens, mutation prob = 0.9, fitness type = 2", ylim = c(0,6))
abline(h = 0, col = "red", lwd = 2)
grid()
plot(y2$attacking_pair_vector, type = "l", ylab="Attacking pair", xlab = "Iteration",
     main = "8 queens, mutation prob = 0.9, fitness type = 2", ylim = c(0,20))
abline(h = 0, col = "red", lwd = 2)
grid()
plot(y3$attacking_pair_vector, type = "l", ylab="Attacking pair", xlab = "Iteration",
     main = "16 queens, mutation prob = 0.9, fitness type = 2", ylim = c(0,30))
abline(h = 0, col = "red", lwd = 2)
grid()
## ---- chunk 34
cat("Initial score:", y1$init_score, "\n")
cat("Legal configuration (n = 4):\n")
if (any(y1$fitness_score_vector == 1)){
  best_indices <- which(y1$fitness_score_vector == 1)
  generate_board_b(y1$new_population[[best_indices[1]]])
} else{
  cat("There's no legal configuration\n")
}

cat("Initial score:", y2$init_score, "\n")
cat("Legal configuration (n = 8):\n")
if (any(y2$fitness_score_vector == 1)){
  best_indices <- which(y2$fitness_score_vector == 1)
  generate_board_b(y2$new_population[[best_indices[1]]])
} else{
  cat("There's no legal configuration\n")
}

cat("Initial score:", y3$init_score, "\n")
cat("Legal configuration (n = 16):\n")
if (any(y3$fitness_score_vector == 1)){
  best_indices <- which(y3$fitness_score_vector == 1)
  generate_board_b(y3$new_population[[best_indices[1]]])
} else{
  cat("There's no legal configuration\n")
}
## ---- chunk 35
set.seed(123)
start_time <- Sys.time()
n_vector <- c(4,8,16)
mut_prob_vector <- c(0.1, 0.5, 0.9)
fitness_assignment_vector <- c(1,2,3)
for(n in n_vector){
  cat("n is", n, "\n")
  for (mut_prob in mut_prob_vector){
    for(fitness_assignment in fitness_assignment_vector){
      result <- genetic_algorithm(n, mut_prob, encoding_type = "c", fitness_assignment)
      cat("Fitness function is", fitness_assignment, "-- mutation probaility is", 
          mut_prob, "-- score is", result$new_score, "\n")
    }
  }
}
end_time <- Sys.time()
elapsed_time <- end_time - start_time
cat("Run time:", elapsed_time, "\n")
## ---- chunk 36
set.seed(12345)
fitness1 <- genetic_algorithm(n = 8, mut_prob = 0.9, encoding_type = "c", fitness_type = 1)
fitness2 <- genetic_algorithm(n = 8, mut_prob = 0.9, encoding_type = "c", fitness_type = 2)
fitness3 <- genetic_algorithm(n = 8, mut_prob = 0.9, encoding_type = "c", fitness_type = 3)

plot(fitness1$attacking_pair_vector, type = "l", ylab="Attacking pair", xlab = "Iteration", 
     main = "Fitness 1", ylim = c(0,28))
abline(h = 0, col = "red", lwd = 2)
grid()
plot(fitness2$attacking_pair_vector, type = "l", ylab="Attacking pair", xlab = "Iteration",
     main = "Fitness 2", ylim = c(0,28))
abline(h = 0, col = "red", lwd = 2)
grid()
plot(fitness3$attacking_pair_vector, type = "l", ylab="Attacking pair", xlab = "Iteration",
     main = "Fitness 3", ylim = c(0,28))
abline(h = 0, col = "red", lwd = 2)
grid()
## ---- chunk 37
set.seed(123)
y1 <- genetic_algorithm(n = 4, mut_prob = 0.9, encoding_type = "c", fitness_type = 3)
y2 <- genetic_algorithm(n = 8, mut_prob = 0.9, encoding_type = "c", fitness_type = 3)
y3 <- genetic_algorithm(n = 16, mut_prob = 0.9, encoding_type = "c", fitness_type = 3)

plot(y1$attacking_pair_vector, type = "l", ylab="Attacking pair", xlab = "Iteration", 
     main = "4 queens, mutation prob = 0.9, fitness type = 3", ylim = c(0,6))
abline(h = 0, col = "red", lwd = 2)
grid()
plot(y2$attacking_pair_vector, type = "l", ylab="Attacking pair", xlab = "Iteration",
     main = "8 queens, mutation prob = 0.9, fitness type = 3", ylim = c(0,20))
abline(h = 0, col = "red", lwd = 2)
grid()
plot(y3$attacking_pair_vector, type = "l", ylab="Attacking pair", xlab = "Iteration",
     main = "16 queens, mutation prob = 0.9, fitness type = 3", ylim = c(0,30))
abline(h = 0, col = "red", lwd = 2)
grid()
## ---- chunk 38
cat("Initial score:", y1$init_score, "\n")
cat("Legal configuration (n = 4):\n")
if (any(y1$fitness_score_vector == 1)){
  best_indices <- which(y1$fitness_score_vector == 1)
  generate_board_c(y1$new_population[[best_indices[1]]])
} else{
  cat("There's no legal configuration\n")
}

cat("Initial score:", y2$init_score, "\n")
cat("Legal configuration (n = 8):\n")
if (any(y2$fitness_score_vector == 1)){
  best_indices <- which(y2$fitness_score_vector == 1)
  generate_board_c(y2$new_population[[best_indices[1]]])
} else{
  cat("There's no legal configuration\n")
}

cat("Initial score:", y3$init_score, "\n")
cat("Legal configuration (n = 16):\n")
if (any(y3$fitness_score_vector == 1)){
  best_indices <- which(y3$fitness_score_vector == 1)
  generate_board_c(y3$new_population[[best_indices[1]]])
} else{
  cat("There's no legal configuration\n")
}
## ---- chunk 39
# --------------------------- QUESTION 2 ---------------------------------------
# Data manipulation
df2_init <- read.csv("censoredproc.csv")
split_data <- strsplit(as.character(df2_init$time.cens), ";")
split_matrix <- do.call(rbind, split_data)
df2 <- as.data.frame(split_matrix)
colnames(df2) <- c("time", "cens")

df2$time <- as.numeric(df2$time)
df2$cens <- as.factor(df2$cens)

cens1 <- subset(df2, cens == 1) # uncensored -  observed
cens2 <- subset(df2, cens == 2) # censored 
## ---- chunk 40
hist(df2$time, main = "Histogram of All Data", freq = FALSE, breaks = 20, xlab = "Time")
hist(cens1$time, main = "Histogram of Uncensored Data", freq = FALSE, breaks = 20, xlab = "Time")
hist(cens2$time, main = "Histogram of Censored Data", freq = FALSE, breaks = 20, xlab = "Time")
## ---- chunk 41
# Loglikelihood function
llik_fnc <- function(lambda, cens1_time, cens2_time){
  t <- cens2_time
  numerator <- lambda * ((((-t/lambda)-(1/lambda^2))*exp(-lambda*t)) + (1/lambda^2))
  denominator <- 1-exp(-lambda*t)
  censored_x <- numerator/denominator # find the expected failure time from censored data
  
  a <- lambda*exp(-lambda*censored_x)
  b <- 1-exp(-lambda*t)
  llik_censored <- log(a/b)
  llik_uncensored <- log(lambda*exp(-lambda*cens1_time))
  loglikelihood <- sum(llik_uncensored) + sum(llik_censored)
  return(loglikelihood)
}
## ---- chunk 42
lambda_values <- seq(0.005, 10, by = 0.1)
lamda_values_y <- sapply(lambda_values, function(lambda) llik_fnc(lambda, cens1$time, cens2$time))
plot(lambda_values, lamda_values_y, type = "l", col = "red", lwd = 2, main = "Loglikelihood function", ylab = "Likelihood", xlab = "Lambda")
grid()
## ---- chunk 43
EM_algorithm <- function(lambda, cens1_time, cens2_time){
  negative_llik_fnc <- function(lambda, cens1_time, cens2_time){
    return(-llik_fnc(lambda, cens1_time, cens2_time))
  }
  
  result <- optim(par = lambda, 
                  fn = negative_llik_fnc, 
                  cens1_time = cens1_time, cens2_time = cens2_time, 
                  method = "Brent", 
                  lower = 0.001, upper = 10)
  optimal_lambda <- result$par
  return(optimal_lambda)
}

optimal_lambda <- EM_algorithm(100, cens1$time, cens2$time)
cat("Optimal lambda:", optimal_lambda, "\n")
## ---- chunk 44
hist(df2$time, main = "Histogram of all data", freq = FALSE, breaks = 20, xlab = "Time")
x <- seq(0, max(df2$time), length.out = 100) 
y <- dexp(x, rate = optimal_lambda)
lines(x, y, col = "red", lwd = 2)
legend("topright", legend = "exp(lambda = 1.014323)", col = "red", lwd = 2)
## ---- chunk 45
hist(cens1$time, breaks = 10, main = "Histogram of uncensored data", freq = FALSE, xlab = "Time")
x <- seq(0, max(cens1$time), length.out = 100) 
y <- dexp(x, rate = optimal_lambda)
lines(x, y, col = "blue", lwd = 2)
legend("topright", legend = "exp(lambda = 1.014323)", col = "blue", lwd = 2)
## ---- chunk 46
lambda_hat <- nrow(cens1) / sum(cens1$time)
cat("MLE on uncensored data:", lambda_hat, "\n")
## ---- chunk 47
set.seed(12345)
B <- 1000
MLE_vector <- numeric(length = B)
EM_vector <- numeric(length = B)

for (b in 1:B){
  # Simulate data from exponential distribution
  generated_data <- rexp(nrow(df2), rate = optimal_lambda)
  uncensored_data <- sample(generated_data, size = nrow(cens1))
  censored_data_init <- generated_data[!generated_data %in% uncensored_data] 
    
  # Find the censor time
  x <- censored_data_init # failure time
  above <- -optimal_lambda*(((-x/optimal_lambda) - (1/optimal_lambda^2)) * exp(-x*optimal_lambda))
  below <- exp(-x*optimal_lambda)
  censored_data <- above/below # censor time
  MLE_vector[b] <- length(uncensored_data) / sum(uncensored_data)
  EM_vector[b] <- EM_algorithm(100, uncensored_data, censored_data)
}
## ---- chunk 48
par(mfrow = c(1, 2))
hist(MLE_vector, main = "Histogram of MLE method", freq = FALSE, xlab = "Lambda", breaks = 20)
abline(v = 1.004758 , col = "red", lwd = 2) #mle lambda from the original dataset

hist(EM_vector, main = "Histogram of EM method", freq = FALSE, xlab = "Lambda", breaks = 20)
abline(v = 1.014323, col = "red", lwd = 2) #optimal lambda from the original dataset
## ---- chunk 49
mle_bias <- mean(MLE_vector) - lambda_hat
em_bias <- mean(EM_vector) - optimal_lambda

cat("Bias of MLE:", mle_bias, "\n")
cat("Bias of EM:", em_bias, "\n")

cat("Variance of MLE:", var(MLE_vector), "\n")
cat("Variance of EM:", var(EM_vector), "\n")
